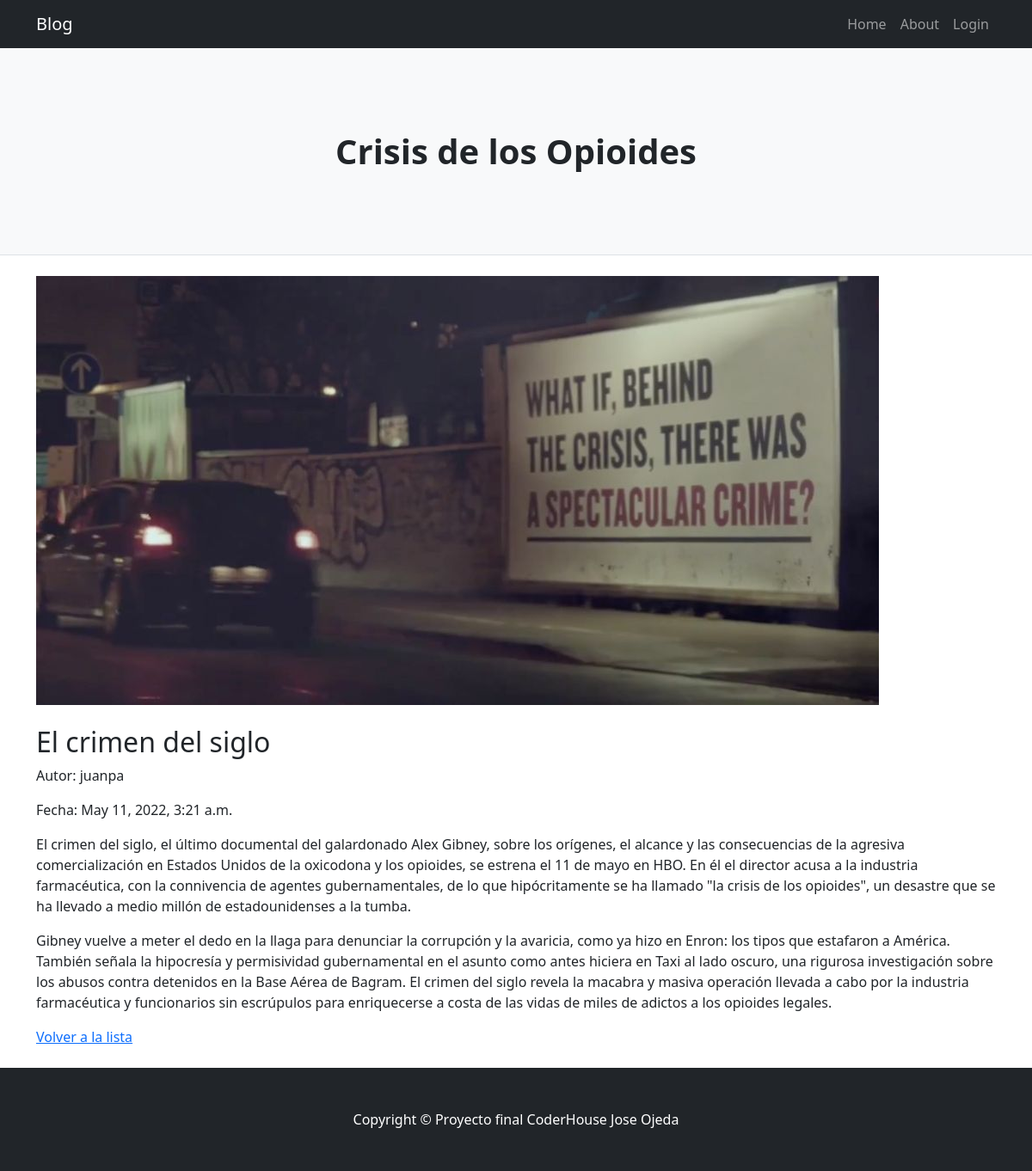
The app's page /blog/pages/1/ with its own data.
### blog/models.py (models this page shows, shortened)
class Post(models.Model):
    categoria = models.CharField(max_length=256, null=True)
    titulo = models.CharField(max_length=256)
    autor = models.ForeignKey(User, blank=True, null=True, on_delete=models.SET_NULL)
    campo_blog = RichTextField(null=True)
    fecha_blog = models.DateTimeField()
    descripcion_corta= models.TextField(null=True)
    imagen = models.ImageField(upload_to="ImgPost", null=True)

### blog/views.py (the view)
# urls.py: path('pages/<int:pk>/', PostDetail.as_view(), name="detalle_post"),
class PostDetail(DetailView):
    model = Post
    success_url = reverse_lazy('homepage')
    template_name = 'blog/detalle_post.html'

### blog/templates/blog/detalle_post.html (shortened to what this page needs)
{% extends 'blog/base.html' %}
{% block content %}
<div class="container">
    <img src="{{object.imagen.url}}" alt="">
    <br><br>
    <h2>{{ object.titulo }}</h2>
    <p> Autor: {{ object.autor }}</p>
    <p> Fecha: {{ object.fecha_blog }}</p>
    {{ object.campo_blog | safe }}
    <a href="{% url 'lista_posts' %}">Volver a la lista</a>
</div>
<br>
{% endblock content %}

### records on screen
Post: imagen (picture), titulo "El crimen del siglo", autor "juanpa", fecha_blog "May 11, 2022, 3:21 a.m.", campo_blog "El crimen del siglo, el último documental del galardonado Alex Gibney, sobre los orígenes, el alcance y las consecuencias de la agresiva comercialización en Estados Unidos de la oxicodona y los opioides, se estrena el 11 de mayo en HBO. En él el director acusa a la industria farmacéutica, con la connivencia de agentes gubernamentales, de lo que hipócritamente se ha llamado \"la crisis de los opioides\", un desastre que se ha llevado a medio millón de estadounidenses a la tumba. Gibney vuelve a meter el dedo en la llaga para denunciar la corrupción y la avaricia, como ya hizo en Enron: los tipos que estafaron a América. También señala la hipocresía y permisividad gubernamental en el asunto…"
